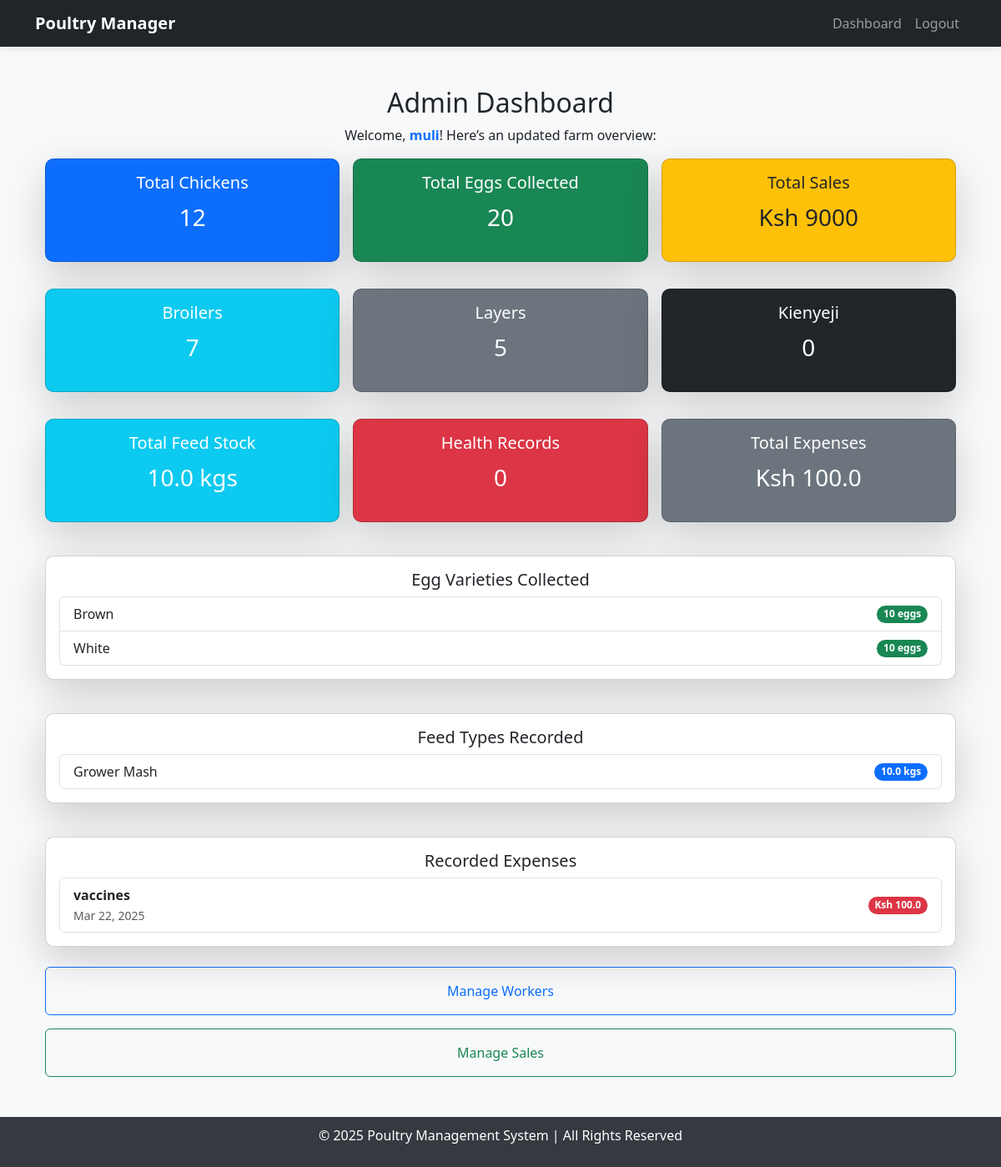
Before: /admin_dashboard/ (signed in) with the older database file.
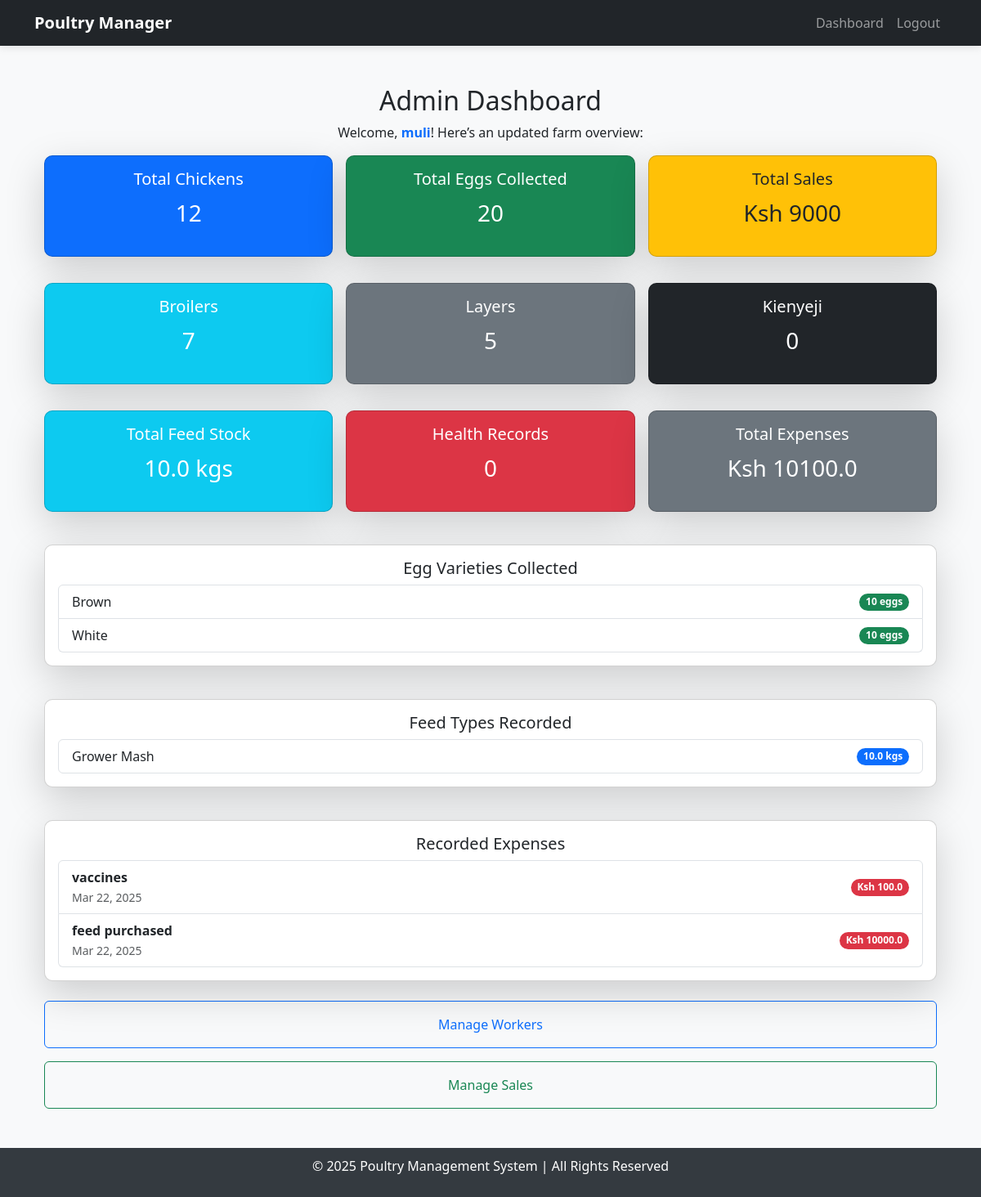
After: the same page with the newer database file.
### poultry/models.py (models this page shows, shortened)
class Egg(models.Model):
    VARIETY_CHOICES = [
        ('white', 'White'),
        ('brown', 'Brown'),
        ('organic', 'Organic'),
        ('free_range', 'Free Range'),
    ]
    variety = models.CharField(max_length=20, choices=VARIETY_CHOICES,null=True, blank=True)
    quantity = models.PositiveIntegerField()
    price_per_egg = models.DecimalField(max_digits=10, decimal_places=2, null=True, blank=True)
    collected_date = models.DateField(auto_now_add=True)

class Feed(models.Model):
    FEED_CHOICES = [
        ('Starter Mash', 'Starter Mash'),
        ('Grower Mash', 'Grower Mash'),
        ('Layer Mash', 'Layer Mash'),
        ('Finisher Mash', 'Finisher Mash'),
        ('Other', 'Other'),
    ]
    name = models.CharField(max_length=100, choices=FEED_CHOICES, default='Other')
    custom_name = models.CharField(max_length=255, default="")
    quantity_kg = models.FloatField()
    remaining_kg = models.FloatField(default=0)
    date_purchased = models.DateField(null=True, blank=True)

class Expense(models.Model):
    description = models.CharField(max_length=200)
    amount = models.FloatField()
    related_sale = models.ForeignKey(Sale, on_delete=models.SET_NULL, null=True, blank=True)
    date = models.DateField(auto_now_add=True)

### poultry/views.py (the view)
# urls.py: path('admin_dashboard/', admin_dashboard, name='admin_dashboard'),
@login_required
def admin_dashboard(request):
    if not request.user.is_staff:
        messages.error(request, "Access Denied: You are not authorized to view this page.")
        return redirect('dashboard')
    chickens = Chicken.objects.values('category').annotate(total=Sum('quantity'))
    egg_counts = Egg.objects.values('variety').annotate(total=Sum('quantity'))
    total_chickens = sum(chicken['total'] for chicken in chickens)
    broiler_count = next((ch['total'] for ch in chickens if ch['category'] == 'Broiler'), 0)
    layers_count = next((ch['total'] for ch in chickens if ch['category'] == 'Layer'), 0)
    kienyeji_count = next((ch['total'] for ch in chickens if ch['category'] == 'Kienyeji'), 0)
    total_sales = Sale.objects.aggregate(total=Sum(F('price') * F('quantity')))['total'] or Decimal('0.0')
    total_feeds = Feed.objects.aggregate(total_used=Sum('quantity_kg'))['total_used'] or Decimal('0.0')
    feed_types = Feed.objects.values('name').annotate(total=Sum('quantity_kg'))
    total_expenses = Expense.objects.aggregate(total=Sum("amount"))["total"] or Decimal('0.0')
    total_expenses = Decimal(str(total_expenses))
    net_profit = total_sales - total_expenses
    context = {
        'username': request.user.username,
        'total_chickens': total_chickens,
        'chicken_types': chickens,
        'egg_counts': egg_counts,
        'broiler_count': broiler_count,
        'layers_count': layers_count,
        'kienyeji_count': kienyeji_count,
        'total_eggs': Egg.objects.aggregate(total=Sum('quantity'))['total'] or 0,
        'total_sales': total_sales,
        'total_feeds': total_feeds,
        'feed_types': feed_types,
        'total_expenses': total_expenses,
        'net_profit': net_profit,
        'chickens': Chicken.objects.all(),
        'eggs': Egg.objects.all(),
        'feeds': Feed.objects.all(),
        'sales': Sale.objects.all(),
        'expenses': Expense.objects.all(),
        'health_records': HealthRecord.objects.all(),
    }
    return render(request, 'poultry/admin_dashboard.html', context)

### poultry/templates/poultry/admin_dashboard.html (shortened to what the changed rows need)
{% extends 'base.html' %}
{% block content %}
<div class="container mt-4">
    <h2 class="text-center">Admin Dashboard</h2>
    <div class="row row-cols-1 row-cols-md-2 row-cols-lg-3 g-3 mt-3">
        <div class="col">
            <div class="card bg-secondary text-white shadow-lg">
                <div class="card-body text-center">
                    <h5>Total Expenses</h5>
                    <p class="fs-3">Ksh {{ total_expenses|default:"0" }}</p>
                </div>
            </div>
        </div>
    </div>
    <div class="row g-3 mt-4">
        <div class="col-12">
            <div class="card shadow-lg">
                <div class="card-body">
                    <ul class="list-group">
                        {% for egg in egg_counts %}
                            <li class="list-group-item d-flex justify-content-between align-items-center">
                                {{ egg.variety|title }}
                                <span class="badge bg-success rounded-pill">{{ egg.total }} eggs</span>
                            </li>
                        {% empty %}
                            <li class="list-group-item text-muted text-center">No egg data recorded</li>
                        {% endfor %}
                    </ul>
                </div>
            </div>
        </div>
    </div>
    <div class="row g-3 mt-4">
        <div class="col-12">
            <div class="card shadow-lg">
                <div class="card-body">
                    <ul class="list-group">
                        {% for feed in feed_types %}
                            <li class="list-group-item d-flex justify-content-between align-items-center">
                                {{ feed.name }}
                                <span class="badge bg-primary rounded-pill">{{ feed.total }} kgs</span>
                            </li>
                        {% empty %}
                            <li class="list-group-item text-muted text-center">No feed data recorded</li>
                        {% endfor %}
                    </ul>
                </div>
            </div>
        </div>
    </div>
    <div class="row g-3 mt-4">
        <div class="col-12">
            <div class="card shadow-lg">
                <div class="card-body">
                    <ul class="list-group">
                        {% for expense in expenses %}
                            <li class="list-group-item d-flex justify-content-between align-items-center">
                                <div>
                                    <strong>{{ expense.description }}</strong>
                                    <br>
                                    <small class="text-muted">{{ expense.date|date:"M d, Y" }}</small>
                                </div>
                                <span class="badge bg-danger rounded-pill">Ksh {{ expense.amount }}</span>
                            </li>
                        {% empty %}
                            <li class="list-group-item text-muted text-center">No expenses recorded</li>
                        {% endfor %}
                    </ul>
                </div>
            </div>
        </div>
    </div>
</div>
{% endblock %}

Changed rows visible on the page:
added Expense: description "feed purchased", date "Mar 22, 2025", amount "10000.0"
Other visible differences:
{{ total_expenses|default:"0" }}: "100.0" → "10100.0"
